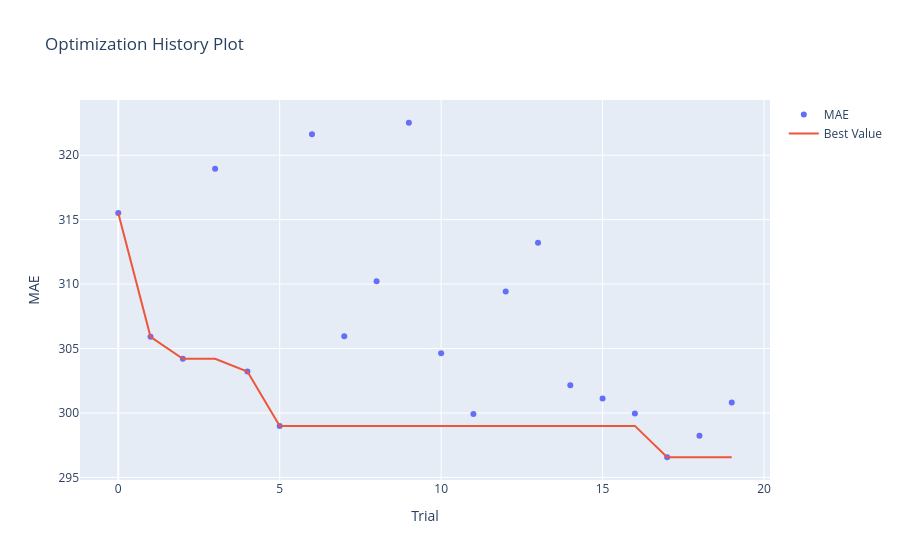
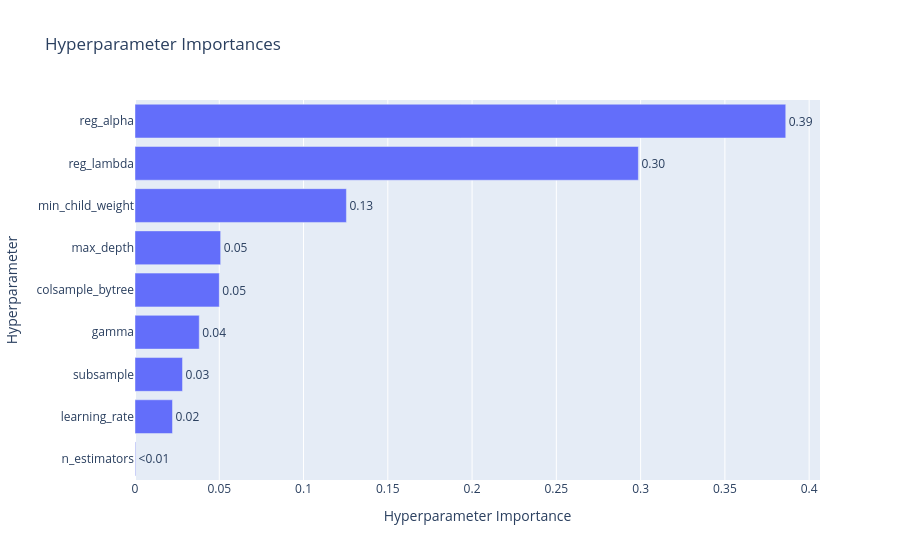

Notebook code cell kept with these figures, in order:
### Code cell
fig1 = viz.plot_optimization_history(study_xgb, target_name="MAE")
fig1.show()

fig2 = viz.plot_param_importances(study_xgb, target_name="MAE")
fig2.show()

### Figure 1 — Plotly figure (JSON) as saved in the notebook; plotly's stock layout.template omitted (floating-point values rounded to 4 significant figures)
{"data": [{"mode": "markers", "name": "MAE", "type": "scatter", "x": [0, 1, 2, 3, 4, 5, 6, 7, 8, 9, 10, 11, 12, 13, 14, 15, 16, 17, 18, 19], "y": [315.5, 305.9, 304.2, 318.9, 303.2, 299.0, 321.6, 306.0, 310.2, 322.5, 304.6, 299.9, 309.4, 313.2, 302.1, 301.1, 300.0, 296.6, 298.2, 300.8]}, {"mode": "lines", "name": "Best Value", "type": "scatter", "x": [0, 1, 2, 3, 4, 5, 6, 7, 8, 9, 10, 11, 12, 13, 14, 15, 16, 17, 18, 19], "y": [315.5, 305.9, 304.2, 304.2, 303.2, 299.0, 299.0, 299.0, 299.0, 299.0, 299.0, 299.0, 299.0, 299.0, 299.0, 299.0, 299.0, 296.6, 296.6, 296.6]}, {"marker": {"color": "#cccccc"}, "mode": "markers", "name": "Infeasible Trial", "showlegend": false, "type": "scatter", "x": [], "y": []}], "layout": {"title": {"text": "Optimization History Plot"}, "xaxis": {"title": {"text": "Trial"}}, "yaxis": {"title": {"text": "MAE"}}}}

### Figure 2 — Plotly figure (JSON) as saved in the notebook; plotly's stock layout.template omitted (floating-point values rounded to 4 significant figures)
{"data": [{"cliponaxis": false, "hovertemplate": ["n_estimators (IntDistribution): 0.0003503184689263584<extra></extra>", "learning_rate (FloatDistribution): 0.02224425100082003<extra></extra>", "subsample (FloatDistribution): 0.028196814648092764<extra></extra>", "gamma (FloatDistribution): 0.03812594620713675<extra></extra>", "colsample_bytree (FloatDistribution): 0.050019331762613986<extra></extra>", "max_depth (IntDistribution): 0.050822493163925904<extra></extra>", "min_child_weight (IntDistribution): 0.1254424395667866<extra></extra>", "reg_lambda (FloatDistribution): 0.29868002028168184<extra></extra>", "reg_alpha (FloatDistribution): 0.3861183849000158<extra></extra>"], "name": "MAE", "orientation": "h", "text": ["<0.01", "0.02", "0.03", "0.04", "0.05", "0.05", "0.13", "0.30", "0.39"], "textposition": "outside", "type": "bar", "x": [0.0003503, 0.02224, 0.0282, 0.03813, 0.05002, 0.05082, 0.1254, 0.2987, 0.3861], "y": ["n_estimators", "learning_rate", "subsample", "gamma", "colsample_bytree", "max_depth", "min_child_weight", "reg_lambda", "reg_alpha"]}], "layout": {"title": {"text": "Hyperparameter Importances"}, "xaxis": {"title": {"text": "Hyperparameter Importance"}}, "yaxis": {"title": {"text": "Hyperparameter"}}}}
